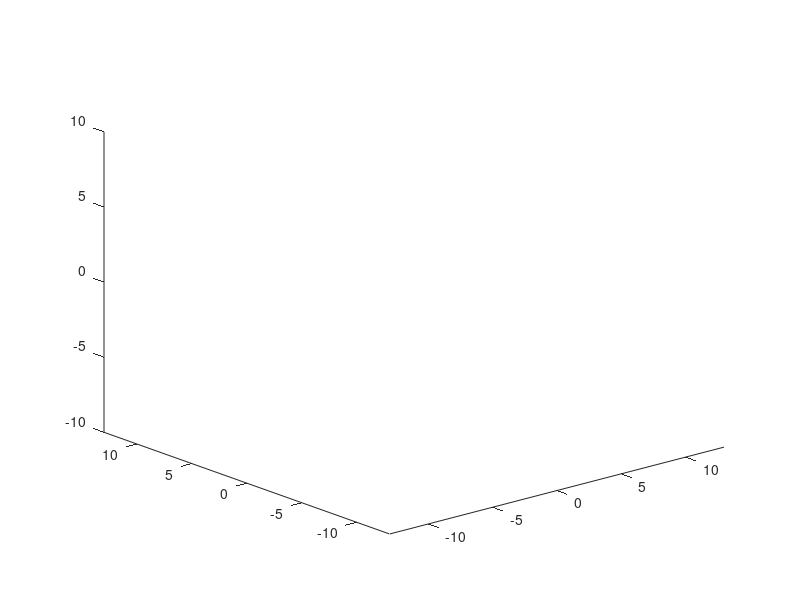

Recreate this plot in MATLAB. (Note: this script raises an error after producing the figure.)
f = figure;

axes1 = axes('Parent',f);
    xlim(axes1,[-13 13]);
    ylim(axes1,[-13 13]);
    zlim(axes1,[-10 10]);
    view(axes1,[-40.5 24]);
    box(axes1,'off');
    grid(axes1,'off');
    hold(axes1,'all');
    [X,Y,Z] = meshgrid(r,r, [-0.2 0.2]);
    fv3 = isosurface(X,Y,Z,repmat(VVV,1,1,2),12); 
    
% Create surf
patch(fv,'Parent',axes1,'LineStyle','none',...
    'FaceColor',[0.5 0.5 0.5],...
    'FaceAlpha',0.3,...
    'EdgeAlpha',0.3);

% Create surf
patch(fv3,'Parent',axes1,'LineStyle','none',...
    'FaceColor',[0 1 0],...
    'FaceAlpha',0.3,...
    'EdgeAlpha',0.3);

% Create light
%camlight
light('Parent',axes1,...
    'Position',[-0.586743862956797 -0.0533583438964443 0.808012701892219]);